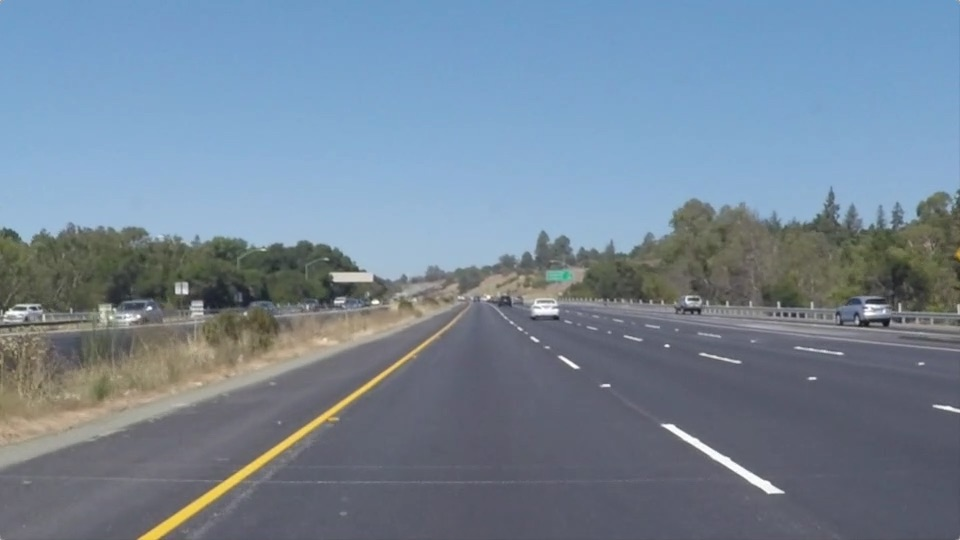
#> input picture Class_1_computer vision_deeplearning_sensor/Lesson_4_ComputerVisionFundamentals/solidYellowLeft.jpg, 960 x 540 px, found by its file name
$ python houghTransform.py
#> lines starting #> are read from the running program, lines starting #| are printed output that depends on the picture; after the words box and inside, x2 and y2 are one past the last pixel; in counts of white or black regions, pixels touching at a corner belong together
# Do relevant imports
import matplotlib.pyplot as plt
import matplotlib.image as mpimg
import numpy as np
import cv2

# Read in and grayscale the image
image = mpimg.imread('solidYellowLeft.jpg')
#> image is the input picture: shape (540, 960, 3); mean R, G, B 116.5, 133.6, 150.8
gray = cv2.cvtColor(image,cv2.COLOR_RGB2GRAY)
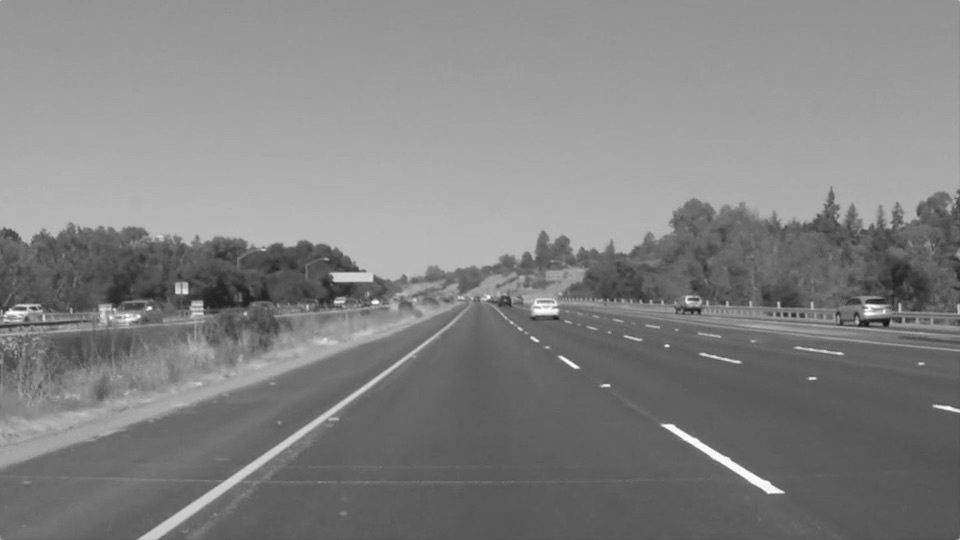
#> gray: shape (540, 960); min 19, max 255, mean 130.4

# Define a kernel size and apply Gaussian smoothing
kernel_size = 5
blur_gray = cv2.GaussianBlur(gray,(kernel_size, kernel_size),0)

# Define our parameters for Canny and apply
low_threshold = 50
high_threshold = 150
masked_edges = cv2.Canny(blur_gray, low_threshold, high_threshold)
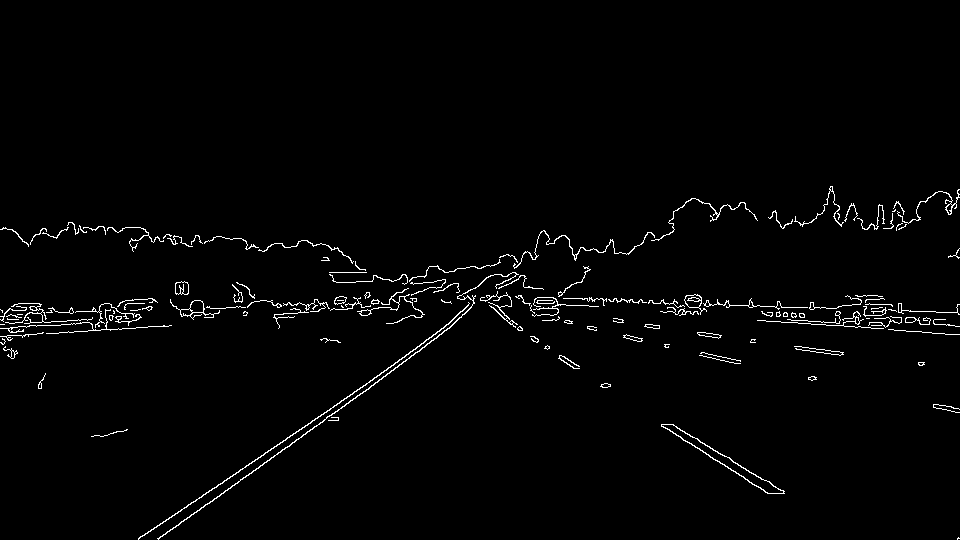
#> masked_edges: shape (540, 960); 1.7% white in thin lines or dots, all inside (x1, y1, x2, y2) = (0, 186, 960, 540)

# Define the Hough transform parameters
# Make a blank the same size as our image to draw on
rho = 1
theta = np.pi/180
threshold = 1
min_line_length = 10
max_line_gap = 1
line_image = np.copy(image)*0 #creating a blank to draw lines on
#> line_image: shape (540, 960, 3); every value is 0

# Run Hough on edge detected image
lines = cv2.HoughLinesP(masked_edges, rho, theta, threshold, np.array([]),
                            min_line_length, max_line_gap)
#> lines = 98 rows, first 6: [936, 312, 957, 312], [542, 320, 552, 320], [435, 334, 446, 324], [148, 326, 158, 326], [301, 436, 316, 425], [698, 334, 715, 337]

# Iterate over the output "lines" and draw lines on the blank
for line in lines:
    for x1,y1,x2,y2 in line:
        cv2.line(line_image,(x1,y1),(x2,y2),(255,0,0),10)
#> this loop made 98 passes
#> line on passes 1 to 12: [[936, 312, 957, 312]], [[542, 320, 552, 320]], [[435, 334, 446, 324]], [[148, 326, 158, 326]], [[301, 436, 316, 425]], [[698, 334, 715, 337]], [[688, 306, 700, 308]], [[934, 319, 945, 319]], [[934, 324, 949, 324]], [[417, 352, 456, 321]], [[44, 322, 59, 321]], [[532, 288, 542, 288]]
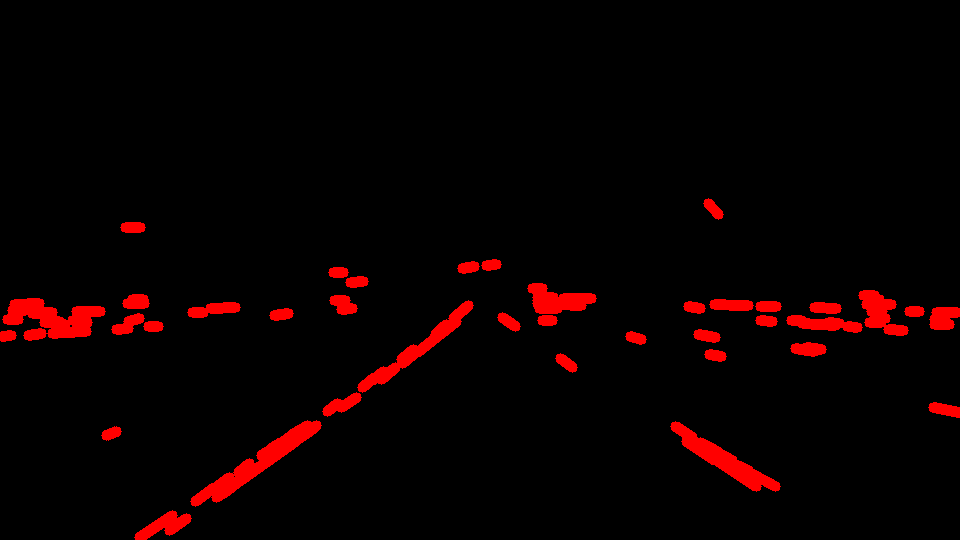
#> line_image: shape (540, 960, 3); mean R, G, B 10.6, 0, 0

# Create a "color" binary image to combine with line image
color_edges = np.dstack((masked_edges, masked_edges, masked_edges))


# Draw the lines on the edge image
combo = cv2.addWeighted(color_edges, 0.8, line_image, 1, 0)
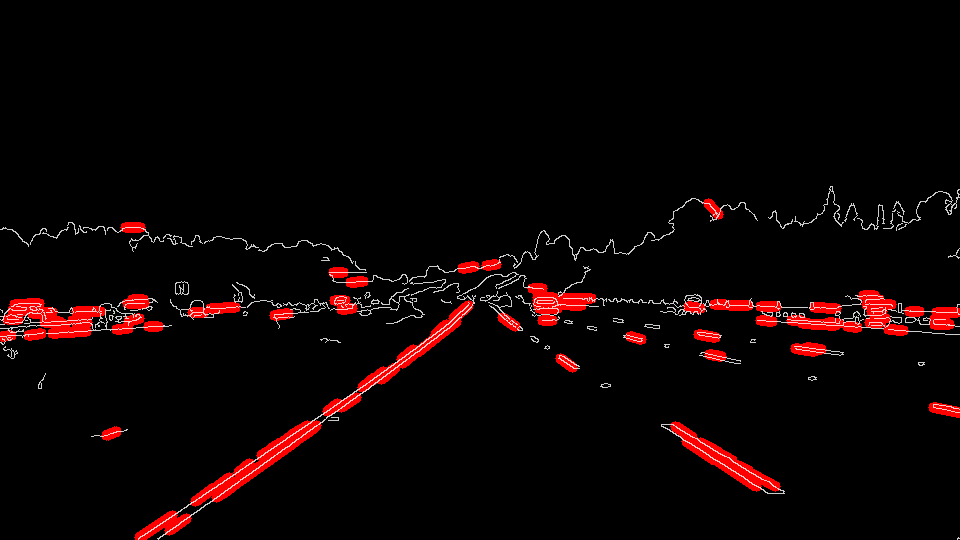
#> combo: shape (540, 960, 3); mean of channels 0, 1, 2 12.7, 3.5, 3.5; drawn as R, G, B
plt.imshow(combo)

plt.show()

$ run again, with Class_1_computer vision_deeplearning_sensor/Lesson_4_ComputerVisionFundamentals/exit-ramp.jpg copied over Class_1_computer vision_deeplearning_sensor/Lesson_4_ComputerVisionFundamentals/solidYellowLeft.jpg
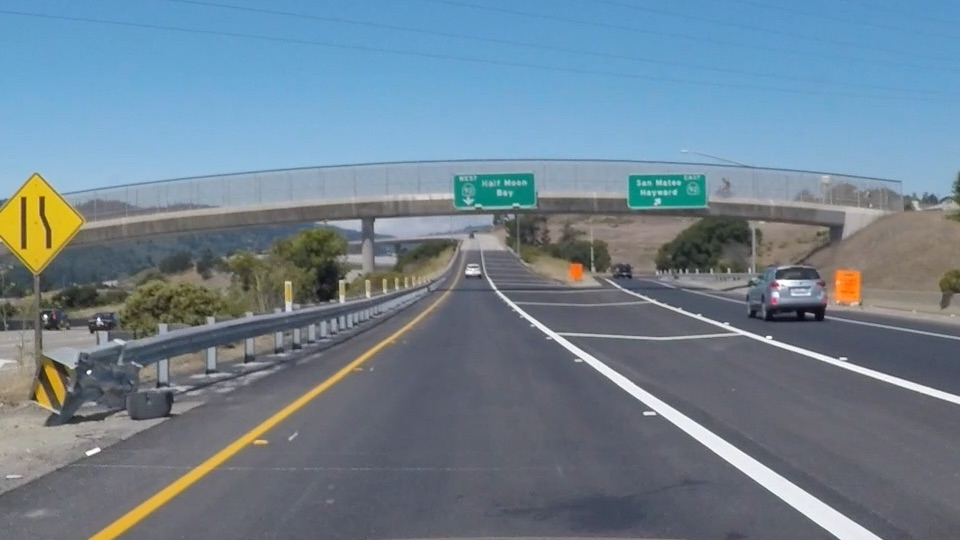
#> input picture Class_1_computer vision_deeplearning_sensor/Lesson_4_ComputerVisionFundamentals/exit-ramp.jpg, 960 x 540 px, found by its file name
#> image is the input picture: shape (540, 960, 3); mean R, G, B 111.3, 130.2, 144.4
#> `masked_edges = cv2.Canny(blur_gray, low_threshold, high_threshold)`:
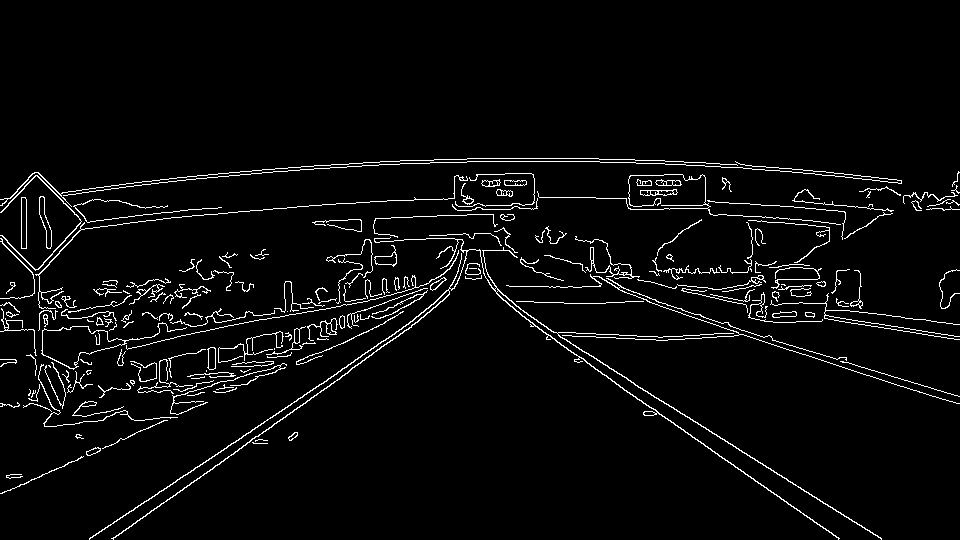
#> masked_edges: shape (540, 960); 3.8% white in thin lines or dots, all inside (x1, y1, x2, y2) = (0, 158, 960, 540)
#> lines = 211 rows, first 6: [375, 256, 389, 256], [394, 305, 418, 294], [729, 203, 749, 203], [359, 311, 376, 305], [704, 445, 714, 451], [834, 317, 845, 318]
#> the loop `for line in lines:` made 211 passes
#> `combo = cv2.addWeighted(color_edges, 0.8, line_image, 1, 0)`:
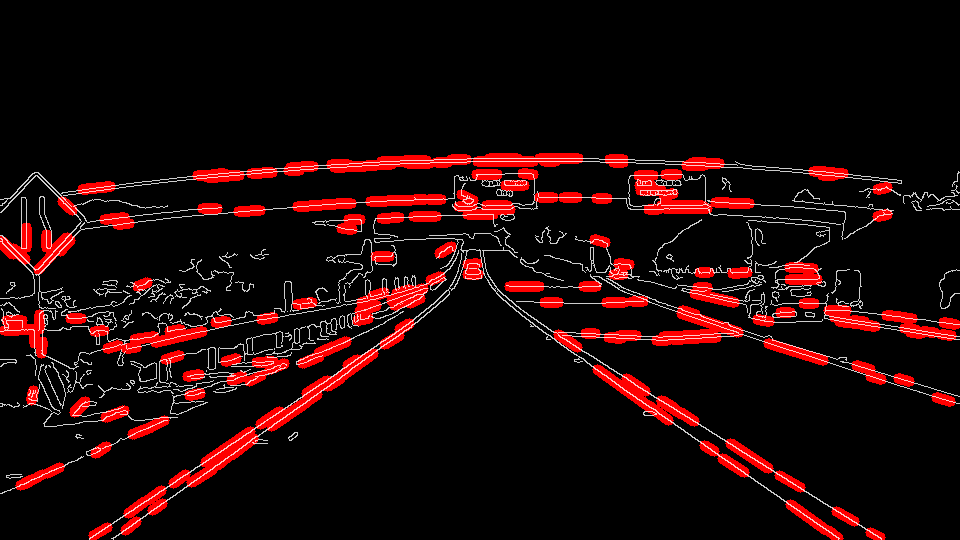
#> combo: shape (540, 960, 3); mean of channels 0, 1, 2 28.5, 7.8, 7.8; drawn as R, G, B

$ run again, with Class_1_computer vision_deeplearning_sensor/Lesson_4_ComputerVisionFundamentals/test.jpg copied over Class_1_computer vision_deeplearning_sensor/Lesson_4_ComputerVisionFundamentals/solidYellowLeft.jpg
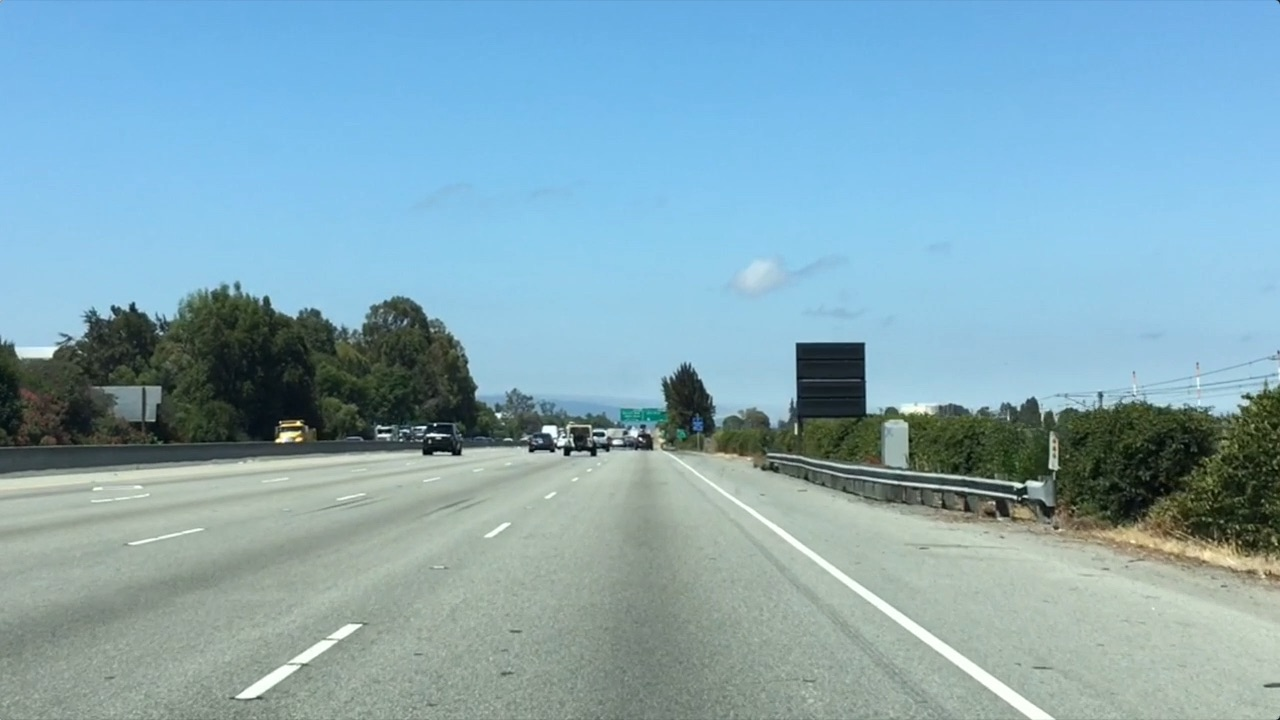
#> input picture Class_1_computer vision_deeplearning_sensor/Lesson_4_ComputerVisionFundamentals/test.jpg, 1280 x 720 px, found by its file name
#> image is the input picture: shape (720, 1280, 3); mean R, G, B 132, 168.5, 182.1
#> `masked_edges = cv2.Canny(blur_gray, low_threshold, high_threshold)`:
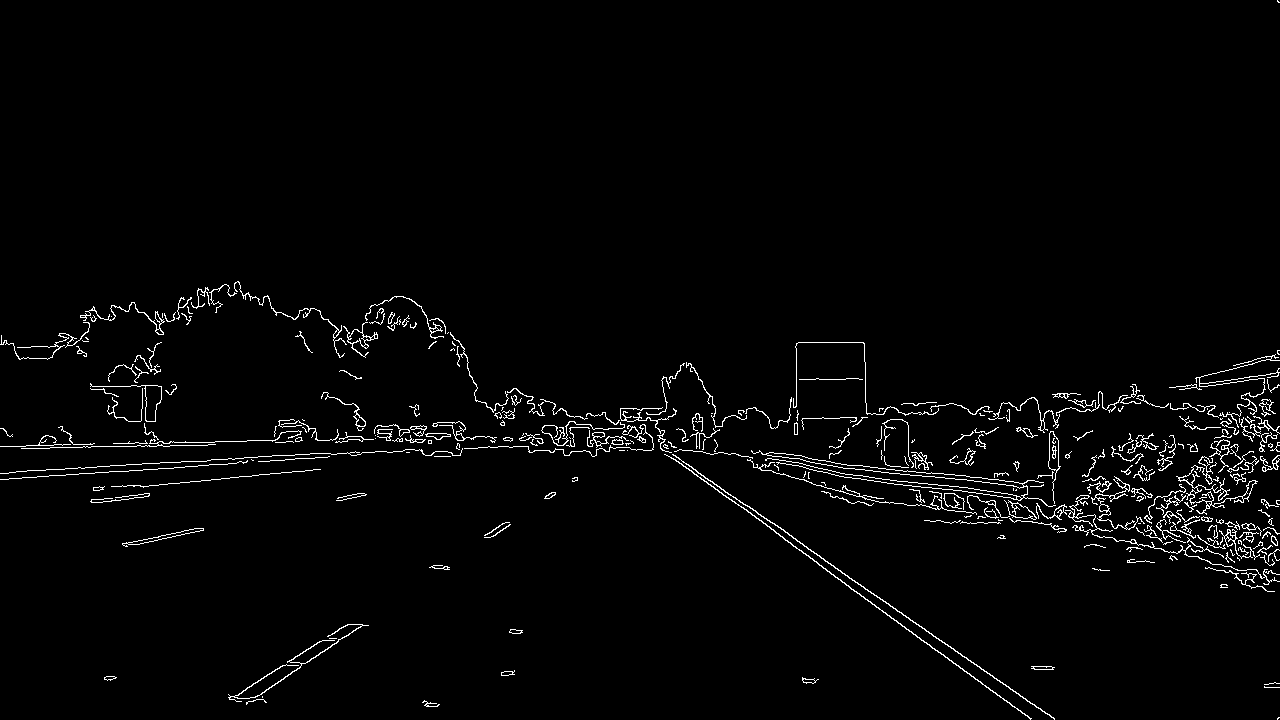
#> masked_edges: shape (720, 1280); 2.2% white in thin lines or dots
#> lines = 166 rows, first 6: [27, 448, 45, 448], [992, 483, 1007, 485], [710, 480, 730, 495], [1091, 458, 1104, 456], [110, 471, 124, 471], [810, 466, 820, 468]
#> the loop `for line in lines:` made 166 passes
#> color_edges: shape (720, 1280, 3); 2.2% white in thin lines or dots
#> `combo = cv2.addWeighted(color_edges, 0.8, line_image, 1, 0)`:
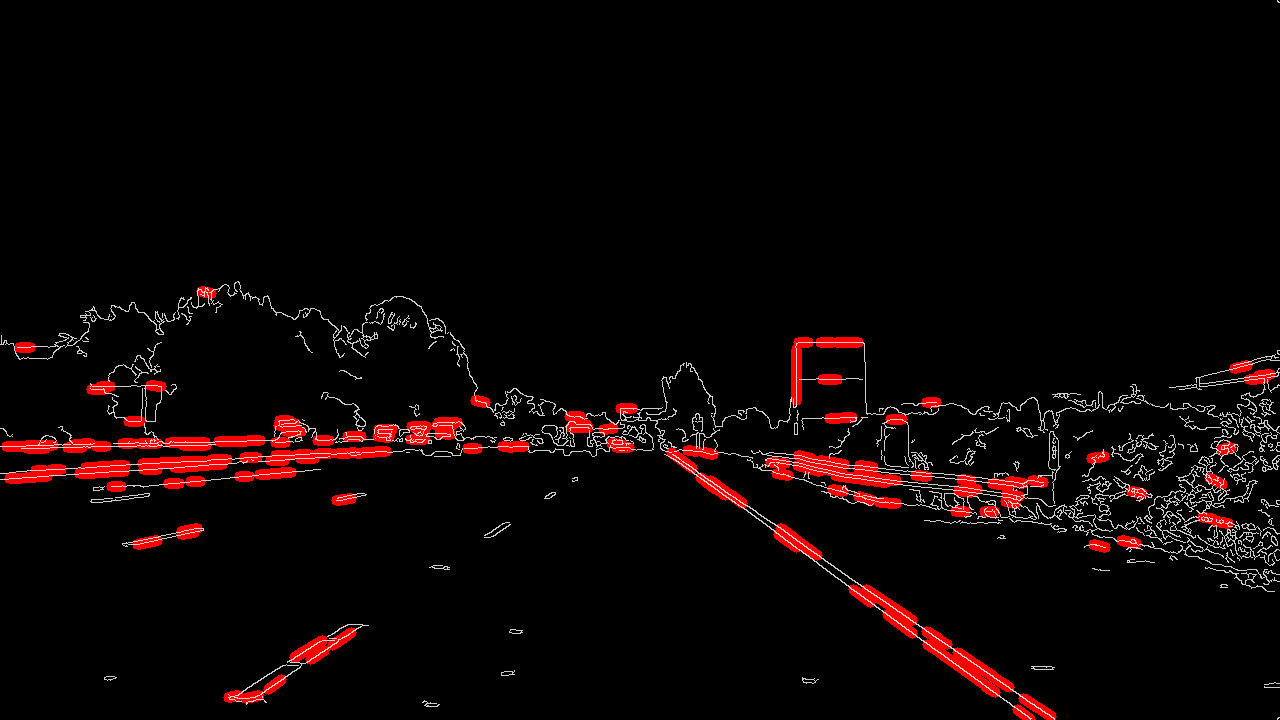
#> combo: shape (720, 1280, 3); mean of channels 0, 1, 2 12.6, 4.5, 4.5; drawn as R, G, B
